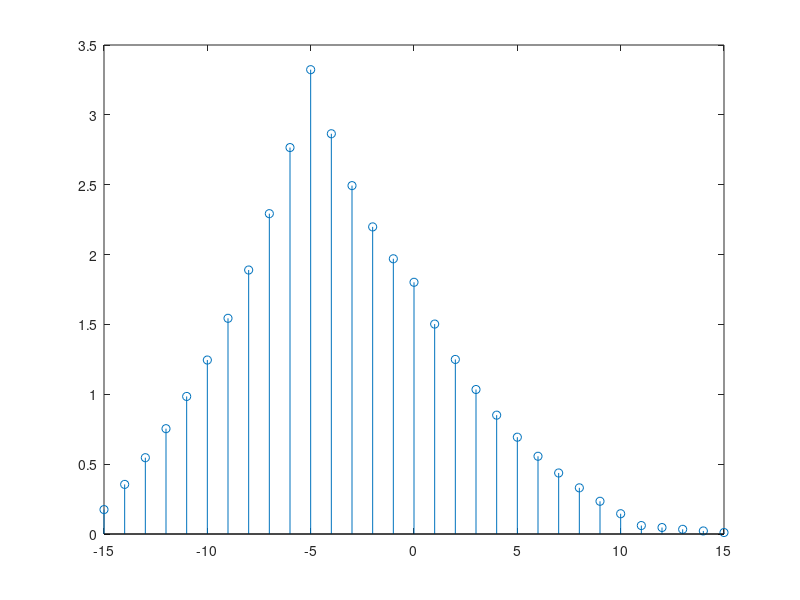

Reproduce this figure in MATLAB.
% to understand cross-correlation

n = 0:15;
x = 0.84.^n;
y = circshift(x,5);
[c,lags] = xcorr(x,y);
figure
stem(lags,c)